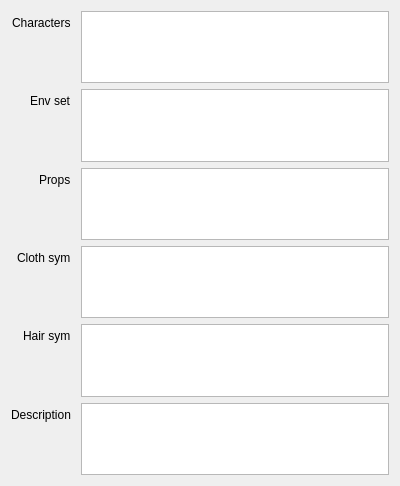
<?xml version="1.0" encoding="UTF-8"?>
<ui version="4.0">
 <class>Form</class>
 <widget class="QWidget" name="Form">
  <property name="geometry">
   <rect>
    <x>0</x>
    <y>0</y>
    <width>400</width>
    <height>486</height>
   </rect>
  </property>
  <property name="windowTitle">
   <string>Form</string>
  </property>
  <layout class="QVBoxLayout" name="verticalLayout">
   <item>
    <layout class="QFormLayout" name="formLayout">
     <property name="labelAlignment">
      <set>Qt::AlignRight|Qt::AlignTrailing|Qt::AlignVCenter</set>
     </property>
     <property name="horizontalSpacing">
      <number>10</number>
     </property>
     <item row="0" column="1">
      <widget class="QListWidget" name="listWidget"/>
     </item>
     <item row="1" column="0">
      <widget class="QLabel" name="label_2">
       <property name="text">
        <string>Env set</string>
       </property>
      </widget>
     </item>
     <item row="2" column="0">
      <widget class="QLabel" name="label_3">
       <property name="text">
        <string>Props</string>
       </property>
      </widget>
     </item>
     <item row="1" column="1">
      <widget class="QListWidget" name="listWidget_2"/>
     </item>
     <item row="2" column="1">
      <widget class="QListWidget" name="listWidget_3"/>
     </item>
     <item row="3" column="0">
      <widget class="QLabel" name="label_4">
       <property name="text">
        <string>Cloth sym</string>
       </property>
      </widget>
     </item>
     <item row="3" column="1">
      <widget class="QListWidget" name="listWidget_4"/>
     </item>
     <item row="4" column="0">
      <widget class="QLabel" name="label_5">
       <property name="text">
        <string>Hair sym</string>
       </property>
      </widget>
     </item>
     <item row="4" column="1">
      <widget class="QListWidget" name="listWidget_5"/>
     </item>
     <item row="0" column="0">
      <widget class="QLabel" name="label">
       <property name="text">
        <string>Characters</string>
       </property>
      </widget>
     </item>
     <item row="5" column="0">
      <widget class="QLabel" name="label_6">
       <property name="text">
        <string>Description</string>
       </property>
      </widget>
     </item>
     <item row="5" column="1">
      <widget class="QPlainTextEdit" name="plainTextEdit"/>
     </item>
    </layout>
   </item>
  </layout>
 </widget>
 <resources/>
 <connections/>
</ui>
